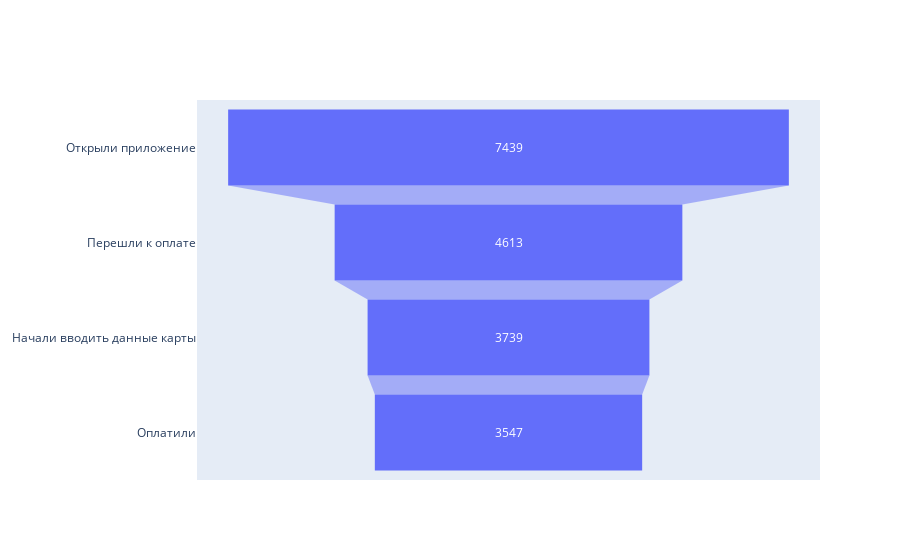

Write notebook code for a chart like this one.
### Markdown cell above
Мы подсчитали долю пользователей, совершивших каждое событие от количества пользователей в целом. Приложение запустило 99% пользователей, перешли к оплате 61%, начали вводить данные карты 50%, оплатили 47%, просмотрели обучение 11%.

### Code cell
fig = go.Figure(
    go.Funnel(
        y=[
            'Открыли приложение',
            'Перешли к оплате',
            'Начали вводить данные карты',
            'Оплатили',
        ],
        x=[7439, 4613, 3739, 3547],
    )
)
fig.show()

### Figure 1 — Plotly figure (JSON) as saved in the notebook; plotly's stock layout.template omitted (floating-point values rounded to 4 significant figures)
{"data": [{"type": "funnel", "x": [7439, 4613, 3739, 3547], "y": ["Открыли приложение", "Перешли к оплате", "Начали вводить данные карты", "Оплатили"]}], "layout": {}}
